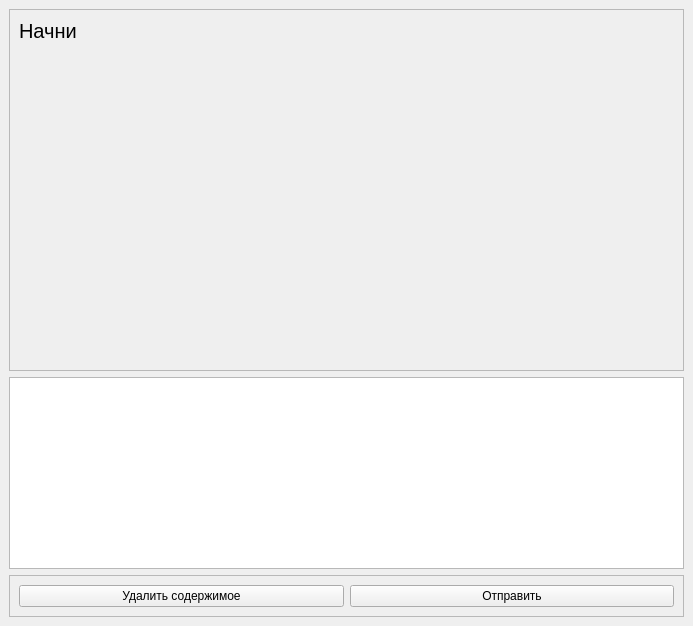
<?xml version="1.0" encoding="UTF-8"?>
<ui version="4.0">
 <class>Rreceiver</class>
 <widget class="QMainWindow" name="Rreceiver">
  <property name="geometry">
   <rect>
    <x>0</x>
    <y>0</y>
    <width>693</width>
    <height>626</height>
   </rect>
  </property>
  <property name="windowTitle">
   <string>Receiver</string>
  </property>
  <widget class="QWidget" name="centralwidget">
   <layout class="QVBoxLayout" name="verticalLayout">
    <item>
     <layout class="QHBoxLayout" name="horizontalLayout_2">
      <item>
       <widget class="QScrollArea" name="scrollArea">
        <property name="widgetResizable">
         <bool>true</bool>
        </property>
        <widget class="QWidget" name="scrollAreaWidgetContents_4">
         <property name="geometry">
          <rect>
           <x>0</x>
           <y>0</y>
           <width>671</width>
           <height>356</height>
          </rect>
         </property>
         <layout class="QHBoxLayout" name="horizontalLayout_3">
          <item>
           <widget class="QLabel" name="label">
            <property name="font">
             <font>
              <pointsize>15</pointsize>
             </font>
            </property>
            <property name="text">
             <string>Начни</string>
            </property>
            <property name="alignment">
             <set>Qt::AlignLeading|Qt::AlignLeft|Qt::AlignTop</set>
            </property>
           </widget>
          </item>
         </layout>
        </widget>
       </widget>
      </item>
     </layout>
    </item>
    <item>
     <widget class="QTextEdit" name="textEdit">
      <property name="sizePolicy">
       <sizepolicy hsizetype="Expanding" vsizetype="Maximum">
        <horstretch>0</horstretch>
        <verstretch>0</verstretch>
       </sizepolicy>
      </property>
      <property name="html">
       <string>&lt;!DOCTYPE HTML PUBLIC &quot;-//W3C//DTD HTML 4.0//EN&quot; &quot;http://www.w3.org/TR/REC-html40/strict.dtd&quot;&gt;
&lt;html&gt;&lt;head&gt;&lt;meta name=&quot;qrichtext&quot; content=&quot;1&quot; /&gt;&lt;meta charset=&quot;utf-8&quot; /&gt;&lt;style type=&quot;text/css&quot;&gt;
p, li { white-space: pre-wrap; }
hr { height: 1px; border-width: 0; }
li.unchecked::marker { content: &quot;\2610&quot;; }
li.checked::marker { content: &quot;\2612&quot;; }
&lt;/style&gt;&lt;/head&gt;&lt;body style=&quot; font-family:'Segoe UI'; font-size:9pt; font-weight:400; font-style:normal;&quot;&gt;
&lt;p style=&quot;-qt-paragraph-type:empty; margin-top:0px; margin-bottom:0px; margin-left:0px; margin-right:0px; -qt-block-indent:0; text-indent:0px;&quot;&gt;&lt;br /&gt;&lt;/p&gt;&lt;/body&gt;&lt;/html&gt;</string>
      </property>
     </widget>
    </item>
    <item>
     <widget class="QFrame" name="frame">
      <property name="frameShape">
       <enum>QFrame::StyledPanel</enum>
      </property>
      <property name="frameShadow">
       <enum>QFrame::Raised</enum>
      </property>
      <layout class="QHBoxLayout" name="horizontalLayout">
       <item>
        <widget class="QPushButton" name="del_btn">
         <property name="text">
          <string>Удалить содержимое</string>
         </property>
        </widget>
       </item>
       <item>
        <widget class="QPushButton" name="pushButton">
         <property name="text">
          <string>Отправить</string>
         </property>
        </widget>
       </item>
      </layout>
     </widget>
    </item>
   </layout>
  </widget>
 </widget>
 <resources/>
 <connections/>
</ui>
